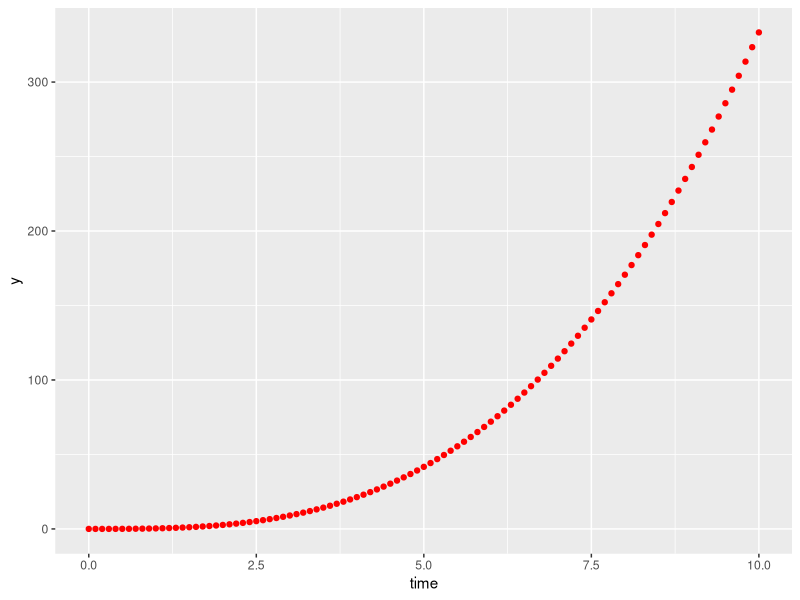
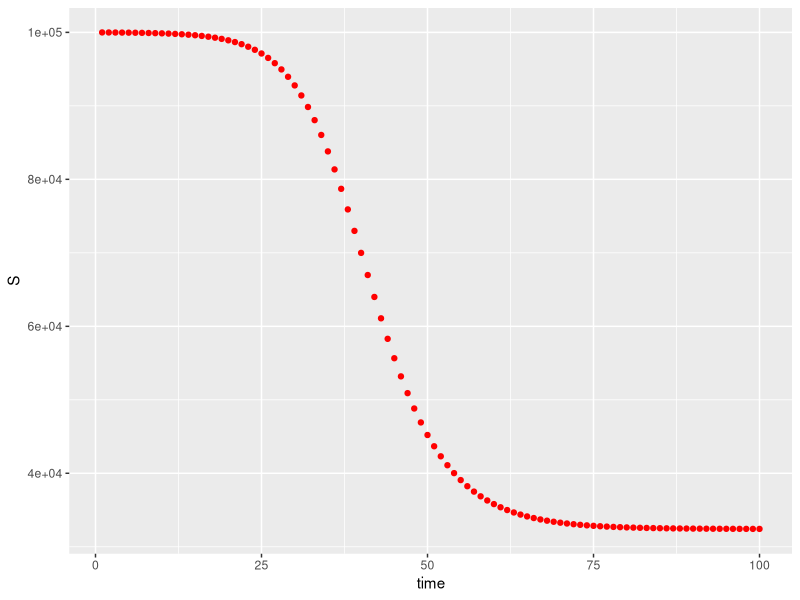
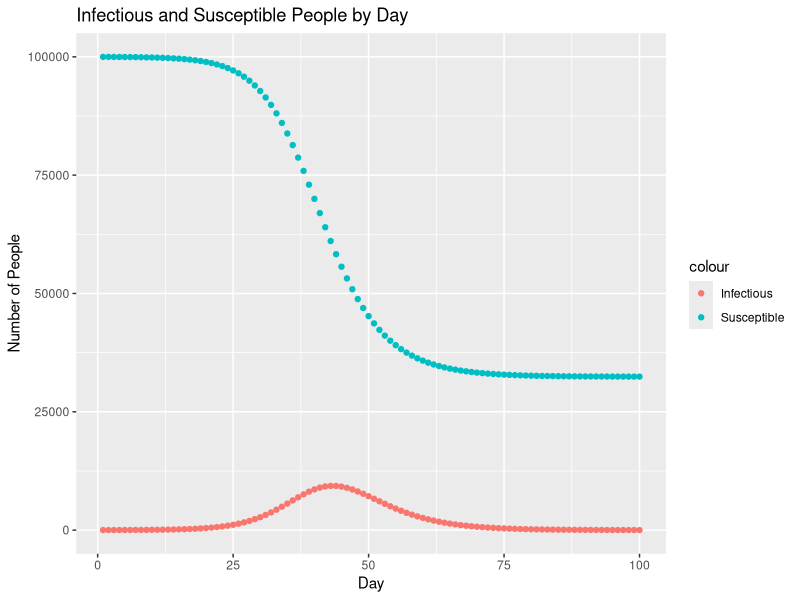
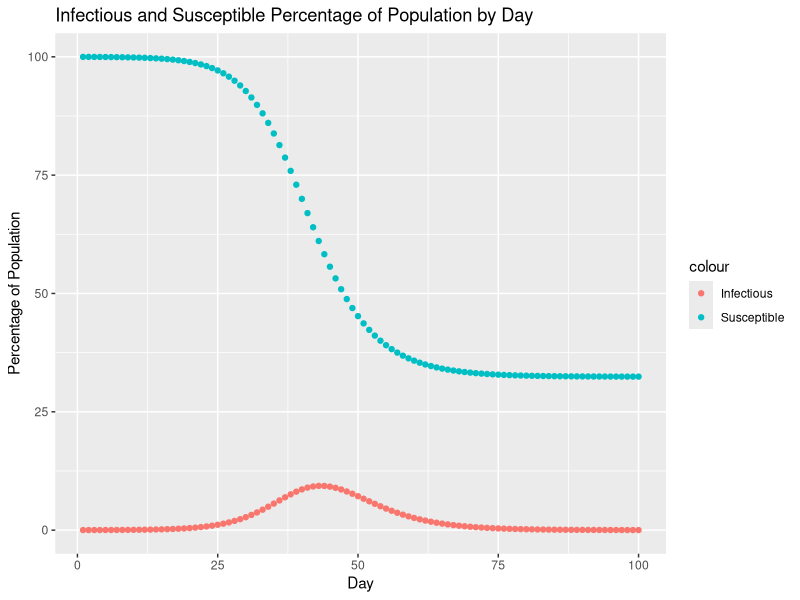
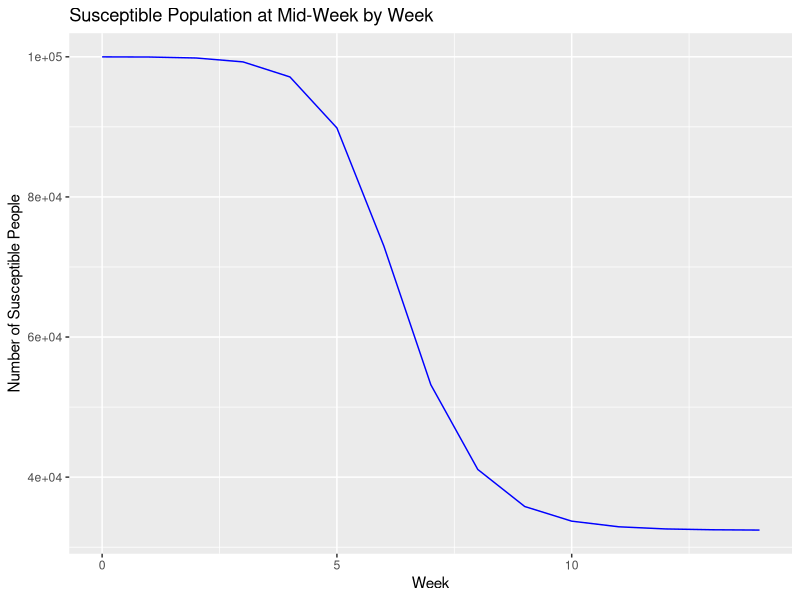
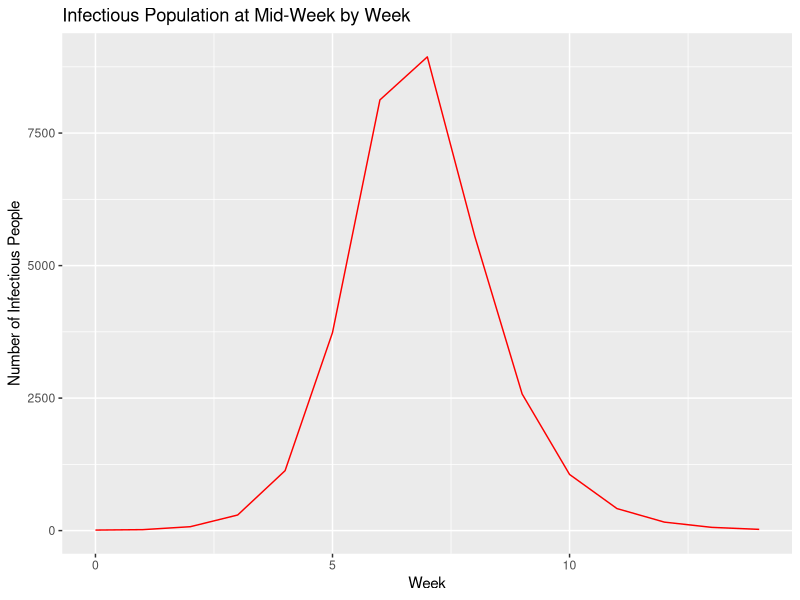
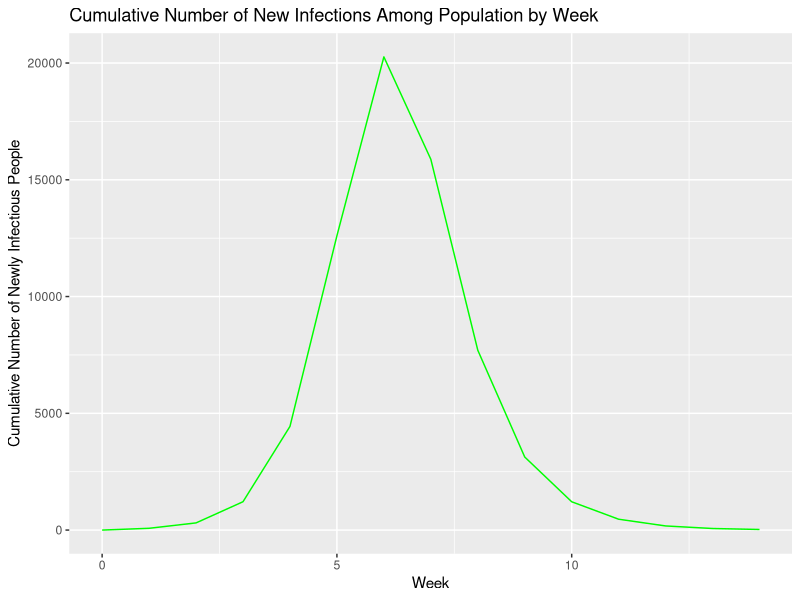

These figures' R source, in order:
## ---- chunk 1
library(deSolve)
library(tidyverse)
## ---- chunk 2
#simple ODE (Ordinary Differential Equations)
#don't put dx
exfunc_1 = function(x, y, parms){
  dy = x^2
  list(dy)
}

#doing the integration
xs = seq(0, 10, by = 0.1)
state = c(y = 0)
out = ode(y = state, times = xs, func = exfunc_1, parms = NULL)

y_true = 1/3*xs^3

#check if the ode is working
#need to turn out into a data frame
out = as.data.frame(out)

out %>% 
  ggplot(aes(x = time, y = y)) +
  geom_point(color = "red")
## ---- chunk 3
head(out, 3)
tail(out, 6)
## ---- chunk 4
out[, 2]
out[, "y"]

out[3,]

out[3, 2]

out[out[,'time']==3, ]
out[out[,'time'] >=3 & out[,'time'] < 4, ] 
out[out[,'y'] > 10 & out[,'y'] < 11, ]  # get value within a specific range

## ---- chunk 5
#Step 1: code SIR Model

SIR = function(t, state, parameters){
  with(as.list(c(state, parameters)),{
    #rate of change
    dS = -beta*S*I/N;
    dI = beta*S*I/N - gamma*I;
    
    #optional: also compute the cumulative number of infection
    dcumI = beta*S*I/N
    
    #return the rate of change
    
    list(c(dS, dI, dcumI))
  })
}
## ---- chunk 6
#Step 2: specify initial conditions/parameters

N = 1e5; #population size
I0 = 10; #initial Number of Infectious people
S0 = N-I0; #initial number of Susceptible people
state = c(S = S0, I = I0, cumI = I0); #store the inital conditions S and I together
parameters = c(beta = 0.5, gamma = 0.3); #store the model parameters, unit: per day

times = seq(1, 100, by = 1) # set simulation time steps: 1 to 100 days here
## ---- chunk 7
#Step 3: call the ode function to generate simulation

sim = ode(y = state, times = times, func = SIR, parms = parameters)

sim_df = as.data.frame(sim)

sim_df %>% 
  ggplot(aes(x = time, y = S)) +
  geom_point(color = "red")
## ---- chunk 8
#Part 1:
#LQ1: Based on the simulation, how many people are susceptible on Day 50? How many people are susceptible at the end of the simulation?

sim[sim[,'time']==50]

colnames(sim)

#45209 people are susceptible on Day 50

tail(sim, 1)

#32431 people are susceptible on Day 100 (end of simulation)
## ---- chunk 9
#LQ2: Based on the sim, how many people are infectious on Day 50? How many people are infectious at the end of the simulation?

#7165 people are infectious on Day 50

#12 people are infectious at the end of the simulation

## ---- chunk 10
#LQ3: Based on the sim, how many people have been infected by Day 50? How many people have been infected by the end of the simulation?

#54791 people are infected by Day 50

#67569 people are infected by the end of the simulation

## ---- chunk 11
#LQ4: Plot the outputs I and S for each day during the simulated time period

sim_df %>% 
  ggplot(aes(x = time, y = S)) +
  geom_point(aes(color = "Susceptible")) +
  geom_point(aes(x = time, y = I, color = "Infectious")) +
  ylab("Number of People") +
  xlab("Day") +
  ggtitle("Infectious and Susceptible People by Day") 
## ---- chunk 12
#Part 2: Convert simulation numbers to fraction relative to population size

#LQ5: Based on sim, what is the population susceptibility (%S) at the end of the sim? What percentage of the pop are infectious at the end of the sim? Percentage of pop infected by end of sim?

sim_df_perc =
  sim_df %>% 
   mutate(
     perc_S = sim[,"S"]/N * 100,
      perc_I = sim[,"I"]/N * 100,
      perc_cumI = sim[,"cumI"]/N * 100
)

tail(sim_df_perc, 1)

#perc_S at end of sim is 32.4%
#perc_I at end of sim is 0.01%
#perc_cumI at end of sim is 67.6%
## ---- chunk 13
#LQ6: Plot outputs %I and %S for each day during simulated time period

sim_df_perc %>% 
  ggplot(aes(x = time, y = perc_S)) +
  geom_point(aes(color = "Susceptible")) +
  geom_point(aes(x = time, y = perc_I, color = "Infectious")) +
  ylab("Percentage of Population") +
  xlab("Day") +
  ggtitle("Infectious and Susceptible Percentage of Population by Day") 
## ---- chunk 14
#Part 3: Simple Analyses of model outputs

#Aggregate the simulated daily outputs to weekly outputs

#Model code to aggregate simulated daily outputs to weekly outputs

num_week = ceiling(length(times) / 7)
tmstep = 7
out_weekly = matrix(0, num_week, ncol(sim_df))

out_weekly_df = as.data.frame(out_weekly)

out_weekly_df = 
out_weekly_df %>% 
  rename(week = V1,
         num_s = V2,
         num_i = V3,
         num_new_i = V4) %>% 
  mutate(week = 0: (num_week - 1))

#adding columns in from sim_df, mid-week estimates for num_S and num_i
out_weekly_df =
  out_weekly_df %>% 
  mutate(
    num_s = c(S0, sim_df[seq(4, length.out = num_week - 1, by = tmstep), 'S']),
    num_i = c(I0, sim_df[seq(4, length.out = num_week - 1, by = tmstep), 'I']),
    num_new_i = c(0, (sim_df[seq(tmstep+1, length.out = num_week - 1, by = tmstep), 'cumI'] - 
                        sim_df[seq(1, length.out = num_week - 1, by = tmstep), 'cumI']))
)

out_weekly_df[8, "num_i"]

## ---- chunk 15

out_weekly_df %>% 
  ggplot(aes(week, num_s)) +
  geom_line(color = "blue") +
  xlab("Week") +
  ylab("Number of Susceptible People") +
  ggtitle("Susceptible Population at Mid-Week by Week")
## ---- chunk 16
out_weekly_df %>% 
  ggplot(aes(week, num_i)) +
  geom_line(color = "red") +
  xlab("Week") +
  ylab("Number of Infectious People") +
  ggtitle("Infectious Population at Mid-Week by Week")
## ---- chunk 17
out_weekly_df %>% 
  ggplot(aes(week, num_new_i)) +
  geom_line(color = "green") +
  xlab("Week") +
  ylab("Cumulative Number of Newly Infectious People") +
  ggtitle("Cumulative Number of New Infections Among Population by Week")
